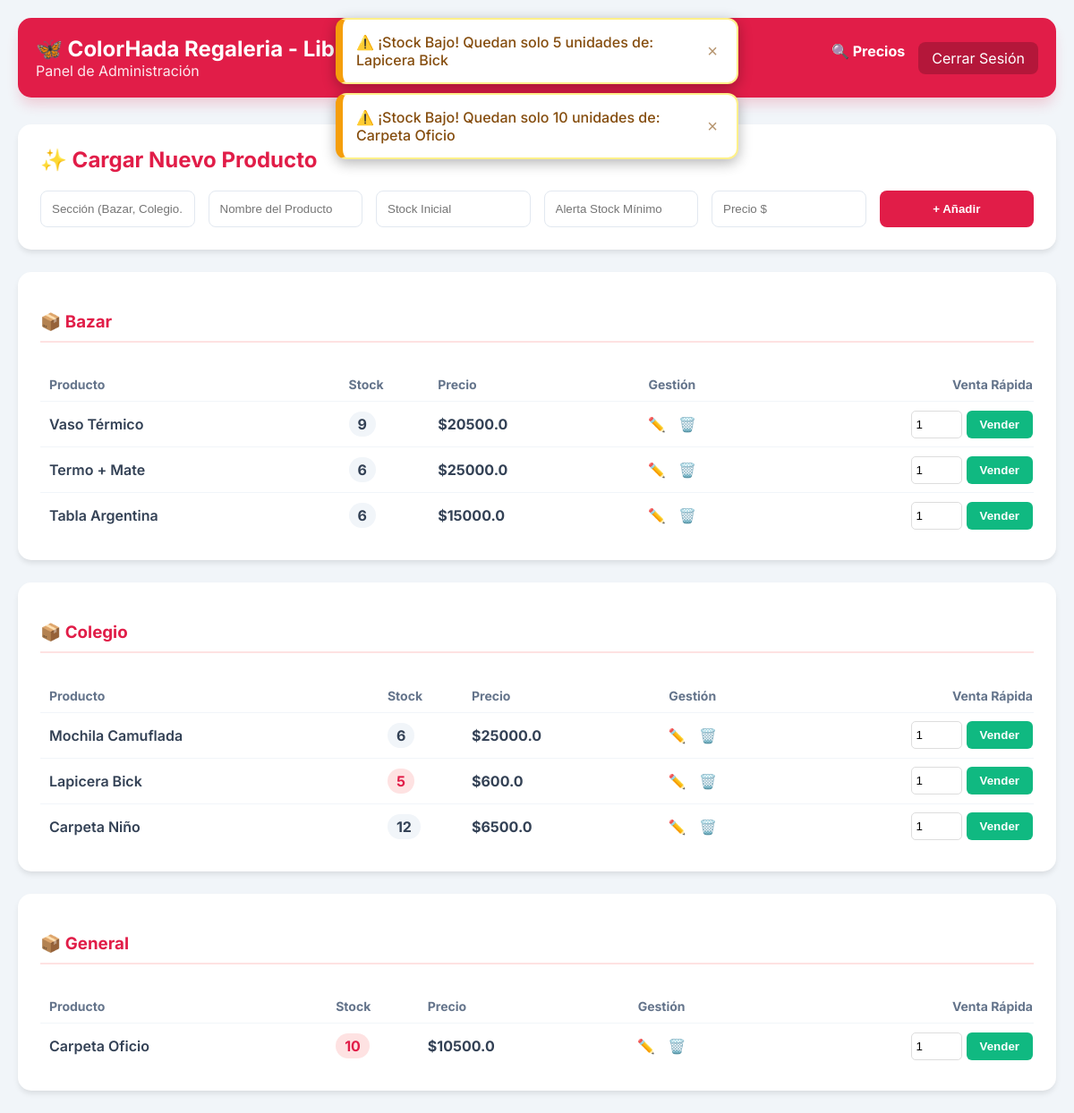
/ (signed in), run on the app's committed database.
### tables this page shows
CREATE TABLE productos (
            id INTEGER PRIMARY KEY AUTOINCREMENT,
            nombre TEXT NOT NULL,
            stock INTEGER NOT NULL,
            stock_minimo INTEGER NOT NULL,
            precio REAL NOT NULL
        , categoria TEXT DEFAULT 'General');

### main.py (the view)
@app.route('/')
@login_required
def index():
    conn = conectar()
    productos = conn.execute('SELECT * FROM productos ORDER BY categoria').fetchall()
    secciones = {}
    for p in productos:
        if p['stock'] <= p['stock_minimo']:
            flash(f"⚠️ ¡Stock Bajo! Quedan solo {p['stock']} unidades de: {p['nombre']}", "warning")
        cat = p['categoria']
        if cat not in secciones: secciones[cat] = []
        secciones[cat].append(p)
    conn.close()
    return render_template('index.html', secciones=secciones)

### main.py (called while the page is built)
@login_manager.user_loader
def load_user(user_id):
    return User(user_id)

def conectar():
    conn = sqlite3.connect('libreria.db')
    conn.row_factory = sqlite3.Row
    return conn

### templates/index.html (shortened to what this page needs)
<!DOCTYPE html>
<html lang="es">
<head>
    <link rel="stylesheet" href="{{ url_for('static', filename='css/style.css') }}">
</head>
<body>
<div class="contenedor-alertas" style="position: fixed; top: 20px; left: 50%; transform: translateX(-50%); z-index: 10000; width: 90%; max-width: 450px;">
    {% with messages = get_flashed_messages(with_categories=true) %}
      {% if messages %}
        {% for category, message in messages %}
          <div class="alerta {{ 'alerta-error' if category == 'danger' else 'alerta-aviso' if category == 'warning' else 'alerta-exito' }}">
            <span>{{ message }}</span>
            <button class="btn-cerrar" onclick="this.parentElement.remove()">×</button>
          </div>
        {% endfor %}
      {% endif %}
    {% endwith %}
</div>
<div class="main-container">
    <header class="header-hada">
        <div>
            <h1 style="margin:0; font-size: 24px;">🦋 ColorHada Regaleria - Libreria</h1>
            <p style="margin:0; opacity: 0.9;">Panel de Administración</p>
        </div>
        <div style="display:flex; gap:15px;">
            <a href="/buscar_precio" style="color:white; text-decoration:none; font-weight:bold;">🔍 Precios</a>
            <a href="/logout" style="background:rgba(0,0,0,0.2); padding:8px 15px; border-radius:8px; color:white; text-decoration:none;">Cerrar Sesión</a>
        </div>
    </header>
    <section class="card-hada">
        <h2 style="margin-top:0; color: var(--rojo-hada);">✨ Cargar Nuevo Producto</h2>
        <form action="/agregar" method="POST" class="form-carga">
            <input type="text" name="categoria" placeholder="Sección (Bazar, Colegio...)" required>
            <input type="text" name="nombre" placeholder="Nombre del Producto" required>
            <input type="number" name="stock" placeholder="Stock Inicial" required>
            <input type="number" name="stock_minimo" placeholder="Alerta Stock Mínimo" required title="El sistema te avisará cuando el stock llegue a este número">
            <input type="number" step="0.01" name="precio" placeholder="Precio $" required>
            <button type="submit" style="background:var(--rojo-hada); color:white; border:none; border-radius:8px; font-weight:bold; cursor:pointer;">+ Añadir</button>
        </form>
    </section>
    <section>
        {% for cat, productos in secciones.items() %}
        <div class="card-hada">
            <h3 style="color:var(--rojo-hada); border-bottom: 2px solid #fee2e2; padding-bottom:10px;">📦 {{ cat }}</h3>
            <div style="overflow-x: auto;">
                <table style="width:100%; border-collapse: collapse; margin-top:10px;">
                    <thead>
                        <tr style="text-align:left; color:#64748b; font-size:14px;">
                            <th style="padding:10px;">Producto</th>
                            <th>Stock</th>
                            <th>Precio</th>
                            <th style="text-align:center;">Gestión</th>
                            <th style="text-align:right;">Venta Rápida</th>
                        </tr>
                    </thead>
                    <tbody>
                        {% for p in productos %}
                        <tr style="border-top: 1px solid #f1f5f9;">
                            <td style="padding:15px 10px; font-weight:600;">{{ p.nombre }}</td>
                            <td>
                                <span class="stock-badge {{ 'stock-bajo' if p.stock <= p.stock_minimo }}">
                                    {{ p.stock }}
                                </span>
                            </td>
                            <td style="font-weight:bold;">${{ p.precio }}</td>
                            <td style="text-align:center;">
                                <a href="/editar/{{ p.id }}" style="text-decoration:none; margin-right:10px;" title="Editar">✏️</a>
                                <a href="/borrar/{{ p.id }}" onclick="return confirm('¿Borrar {{ p.nombre }}?')" style="text-decoration:none;" title="Borrar">🗑️</a>
                            </td>
                            <td style="text-align:right;">
                                <form action="/vender" method="POST" style="display:inline-flex; gap:5px;">
                                    <input type="number" name="cantidad" value="1" min="1" style="width:45px; padding:5px; border-radius:5px; border:1px solid #ddd;">
                                    <button type="submit" class="btn-vender">Vender</button>
                                </form>
                            </td>
                        </tr>
                        {% endfor %}
                    </tbody>
                </table>
            </div>
        </div>
        {% endfor %}
    </section>
</div>
</body>
</html>

### static/css/style.css (style rules this page uses)
:root { --rojo-hada: #e11d48; --rojo-oscuro: #9f1239; --blanco: #ffffff; --gris-fondo: #f1f5f9; --texto: #334155; }
body { background-color: var(--gris-fondo); font-family: 'Inter', sans-serif; margin: 0; color: var(--texto); }
.main-container { max-width: 1200px; margin: 20px auto; padding: 0 20px; }
.header-hada { background: var(--rojo-hada); color: white; padding: 20px; border-radius: 15px; display: flex; justify-content: space-between; align-items: center; margin-bottom: 30px; box-shadow: 0 10px 15px -3px rgba(225, 29, 72, 0.2); }
.card-hada { background: white; border-radius: 15px; padding: 25px; margin-bottom: 25px; box-shadow: 0 4px 6px -1px rgba(0,0,0,0.1); }
.form-carga { display: grid; grid-template-columns: repeat(auto-fit, minmax(150px, 1fr)); gap: 15px; }
input { padding: 12px; border: 1px solid #e2e8f0; border-radius: 8px; outline: none; }
.btn-vender { background: #10b981; color: white; border: none; padding: 8px 15px; border-radius: 6px; cursor: pointer; font-weight: bold; }
.stock-badge { padding: 4px 10px; border-radius: 20px; font-weight: bold; background: #f1f5f9; color: #334155; }
.stock-bajo { background: #fee2e2 !important; color: #e11d48 !important; }
.contenedor-alertas { position: fixed; top: 20px; left: 50%; transform: translateX(-50%); z-index: 9999; width: 90%; max-width: 500px; }
.alerta { padding: 15px 20px; margin-bottom: 10px; border-radius: 12px; font-weight: 500; box-shadow: 0 4px 12px rgba(0,0,0,0.15); display: flex; justify-content: space-between; align-items: center; animation: slideIn 0.3s ease-out; }

### templates/index.html (style rules this page uses)
.contenedor-alertas { position: fixed; top: 20px; left: 50%; transform: translateX(-50%); z-index: 10000; width: 90%; max-width: 450px; }
.alerta { display: flex; justify-content: space-between; align-items: center; box-shadow: 0 4px 15px rgba(0,0,0,0.3); animation: slideDown 0.4s ease-out; margin-bottom: 10px; padding: 15px; border-radius: 12px; opacity: 1 !important; position: relative; z-index: 10001; }
.alerta-aviso { background-color: #ffffff !important; color: #854d0e; border: 2px solid #fef08a; border-left: 8px solid #f59e0b; }
.btn-cerrar { background: none; border: none; font-size: 20px; cursor: pointer; color: inherit; opacity: 0.6; margin-left: 10px; }

### data on the page
productos: categoria "Bazar", nombre "Vaso Térmico", stock "9", precio "20500.0"
productos: nombre "Termo + Mate", stock "6", precio "25000.0"
productos: nombre "Tabla Argentina", stock "6", precio "15000.0"
productos: categoria "Colegio", nombre "Mochila Camuflada", stock "6", precio "25000.0"
productos: nombre "Lapicera Bick", stock "5", precio "600.0"
productos: nombre "Carpeta Niño", stock "12", precio "6500.0"
productos: categoria "General", nombre "Carpeta Oficio", stock "10", precio "10500.0"

### other printed values
{{ message }} "⚠️ ¡Stock Bajo! Quedan solo 5 unidades de: Lapicera Bick" "⚠️ ¡Stock Bajo! Quedan solo 10 unidades de: Carpeta Oficio"
